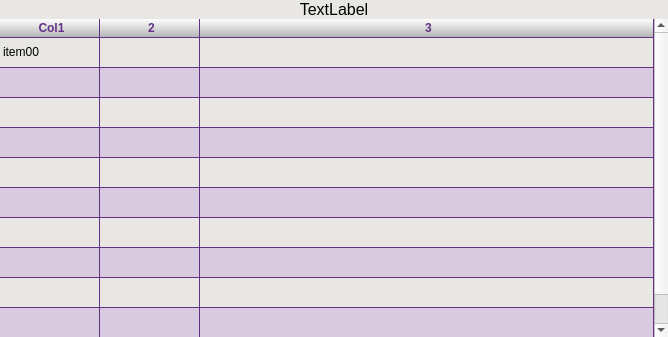
<?xml version="1.0" encoding="UTF-8"?>
<ui version="4.0">
 <class>Form</class>
 <widget class="QWidget" name="Form">
  <property name="geometry">
   <rect>
    <x>0</x>
    <y>0</y>
    <width>668</width>
    <height>337</height>
   </rect>
  </property>
  <property name="windowTitle">
   <string>Form</string>
  </property>
  <property name="styleSheet">
   <string>QFrame
{
	color: #000;
	background-color: rgb(233, 231, 227); 
}

QTableWidget 
{
font-weight: normal;
alternate-background-color:#d8cbe0;
gridline-color: #633285;
outline: none;
}

QTableWidget::item{
outline: none;
}

QHeaderView::section
{ 
	background-color: qlineargradient(spread:reflect, x1:0, y1:0, x2:0, y2:1, stop:0 #fefefe, stop:1 #b2b2b2);
	color: #633285;
	padding-left: 4px;
	border: none;
	border-right: 1px solid #633285;
	border-bottom: 1px solid #633285;
	font-weight: bold;
}

</string>
  </property>
  <layout class="QHBoxLayout" name="horizontalLayout">
   <property name="spacing">
    <number>0</number>
   </property>
   <property name="margin">
    <number>0</number>
   </property>
   <item>
    <widget class="QFrame" name="frame">
     <property name="frameShape">
      <enum>QFrame::NoFrame</enum>
     </property>
     <property name="frameShadow">
      <enum>QFrame::Plain</enum>
     </property>
     <property name="lineWidth">
      <number>1</number>
     </property>
     <property name="midLineWidth">
      <number>0</number>
     </property>
     <layout class="QVBoxLayout" name="verticalLayout">
      <property name="spacing">
       <number>0</number>
      </property>
      <property name="margin">
       <number>0</number>
      </property>
      <item>
       <widget class="QLabel" name="lblTableTitle">
        <property name="font">
         <font>
          <family>MS Sans Serif</family>
          <pointsize>12</pointsize>
         </font>
        </property>
        <property name="styleSheet">
         <string/>
        </property>
        <property name="text">
         <string>TextLabel</string>
        </property>
        <property name="alignment">
         <set>Qt::AlignCenter</set>
        </property>
        <property name="wordWrap">
         <bool>true</bool>
        </property>
       </widget>
      </item>
      <item>
       <widget class="QTableWidget" name="tblTable">
        <property name="focusPolicy">
         <enum>Qt::NoFocus</enum>
        </property>
        <property name="autoFillBackground">
         <bool>false</bool>
        </property>
        <property name="styleSheet">
         <string/>
        </property>
        <property name="frameShape">
         <enum>QFrame::NoFrame</enum>
        </property>
        <property name="frameShadow">
         <enum>QFrame::Plain</enum>
        </property>
        <property name="lineWidth">
         <number>1</number>
        </property>
        <property name="verticalScrollBarPolicy">
         <enum>Qt::ScrollBarAsNeeded</enum>
        </property>
        <property name="horizontalScrollBarPolicy">
         <enum>Qt::ScrollBarAlwaysOff</enum>
        </property>
        <property name="editTriggers">
         <set>QAbstractItemView::DoubleClicked|QAbstractItemView::EditKeyPressed</set>
        </property>
        <property name="tabKeyNavigation">
         <bool>false</bool>
        </property>
        <property name="showDropIndicator" stdset="0">
         <bool>false</bool>
        </property>
        <property name="dragDropOverwriteMode">
         <bool>false</bool>
        </property>
        <property name="alternatingRowColors">
         <bool>true</bool>
        </property>
        <property name="selectionMode">
         <enum>QAbstractItemView::NoSelection</enum>
        </property>
        <property name="selectionBehavior">
         <enum>QAbstractItemView::SelectRows</enum>
        </property>
        <property name="verticalScrollMode">
         <enum>QAbstractItemView::ScrollPerItem</enum>
        </property>
        <property name="showGrid">
         <bool>true</bool>
        </property>
        <property name="gridStyle">
         <enum>Qt::SolidLine</enum>
        </property>
        <property name="rowCount">
         <number>10</number>
        </property>
        <property name="columnCount">
         <number>3</number>
        </property>
        <attribute name="horizontalHeaderVisible">
         <bool>true</bool>
        </attribute>
        <attribute name="horizontalHeaderCascadingSectionResizes">
         <bool>false</bool>
        </attribute>
        <attribute name="horizontalHeaderDefaultSectionSize">
         <number>100</number>
        </attribute>
        <attribute name="horizontalHeaderHighlightSections">
         <bool>false</bool>
        </attribute>
        <attribute name="horizontalHeaderStretchLastSection">
         <bool>true</bool>
        </attribute>
        <attribute name="verticalHeaderVisible">
         <bool>false</bool>
        </attribute>
        <attribute name="verticalHeaderHighlightSections">
         <bool>false</bool>
        </attribute>
        <row>
         <property name="text">
          <string>Row1</string>
         </property>
        </row>
        <row/>
        <row/>
        <row/>
        <row/>
        <row/>
        <row/>
        <row/>
        <row/>
        <row/>
        <column>
         <property name="text">
          <string>Col1</string>
         </property>
        </column>
        <column/>
        <column/>
        <item row="0" column="0">
         <property name="text">
          <string>item00</string>
         </property>
         <property name="flags">
          <set>ItemIsEnabled</set>
         </property>
        </item>
       </widget>
      </item>
     </layout>
    </widget>
   </item>
  </layout>
 </widget>
 <resources/>
 <connections/>
</ui>
